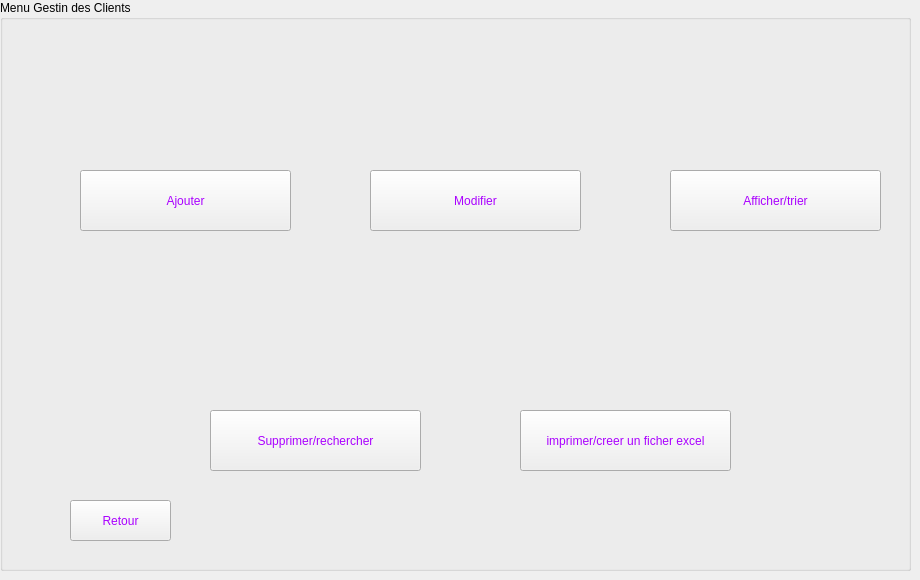
    <widget class="QWidget" name="menu_compte_dd">
     <widget class="QGroupBox" name="groupBox_9">
      <property name="geometry">
       <rect>
        <x>0</x>
        <y>0</y>
        <width>911</width>
        <height>571</height>
       </rect>
      </property>
      <property name="title">
       <string>Menu Gestin des Clients</string>
      </property>
      <widget class="QLabel" name="label_57">
       <property name="geometry">
        <rect>
         <x>160</x>
         <y>40</y>
         <width>111</width>
         <height>101</height>
        </rect>
       </property>
       <property name="text">
        <string/>
       </property>
       <property name="pixmap">
        <pixmap>../ajouterr.png</pixmap>
       </property>
      </widget>
      <widget class="QLabel" name="label_58">
       <property name="geometry">
        <rect>
         <x>330</x>
         <y>40</y>
         <width>111</width>
         <height>101</height>
        </rect>
       </property>
       <property name="text">
        <string/>
       </property>
       <property name="pixmap">
        <pixmap>../aficherrr.png</pixmap>
       </property>
      </widget>
      <widget class="QLabel" name="label_59">
       <property name="geometry">
        <rect>
         <x>830</x>
         <y>370</y>
         <width>121</width>
         <height>191</height>
        </rect>
       </property>
       <property name="text">
        <string/>
       </property>
       <property name="pixmap">
        <pixmap>../logoo.png</pixmap>
       </property>
      </widget>
      <widget class="QLabel" name="label_60">
       <property name="geometry">
        <rect>
         <x>680</x>
         <y>40</y>
         <width>91</width>
         <height>101</height>
        </rect>
       </property>
       <property name="text">
        <string/>
       </property>
       <property name="pixmap">
        <pixmap>../modifff.png</pixmap>
       </property>
      </widget>
      <widget class="QPushButton" name="pb_demande_retour">
       <property name="geometry">
        <rect>
         <x>70</x>
         <y>500</y>
         <width>101</width>
         <height>41</height>
        </rect>
       </property>
       <property name="styleSheet">
        <string notr="true">color: rgb(170, 0, 255);</string>
       </property>
       <property name="text">
        <string>Retour</string>
       </property>
      </widget>
      <widget class="QLabel" name="label_62">
       <property name="geometry">
        <rect>
         <x>-50</x>
         <y>-10</y>
         <width>1031</width>
         <height>581</height>
        </rect>
       </property>
       <property name="text">
        <string/>
       </property>
       <property name="pixmap">
        <pixmap>../bgg.png</pixmap>
       </property>
      </widget>
      <widget class="QPushButton" name="pb_demande_ajouter">
       <property name="geometry">
        <rect>
         <x>80</x>
         <y>170</y>
         <width>211</width>
         <height>61</height>
        </rect>
       </property>
       <property name="styleSheet">
        <string notr="true">color: rgb(170, 0, 255);</string>
       </property>
       <property name="text">
        <string>Ajouter</string>
       </property>
      </widget>
      <widget class="QPushButton" name="pb_demande_modifier">
       <property name="geometry">
        <rect>
         <x>370</x>
         <y>170</y>
         <width>211</width>
         <height>61</height>
        </rect>
       </property>
       <property name="styleSheet">
        <string notr="true">color: rgb(170, 0, 255);</string>
       </property>
       <property name="text">
        <string>Modifier</string>
       </property>
      </widget>
      <widget class="QPushButton" name="pb_demande_rechercher">
       <property name="geometry">
        <rect>
         <x>210</x>
         <y>410</y>
         <width>211</width>
         <height>61</height>
        </rect>
       </property>
       <property name="styleSheet">
        <string notr="true">color: rgb(170, 0, 255);</string>
       </property>
       <property name="text">
        <string>Supprimer/rechercher</string>
       </property>
      </widget>
      <widget class="QPushButton" name="pb_demande_imprimer">
       <property name="geometry">
        <rect>
         <x>520</x>
         <y>410</y>
         <width>211</width>
         <height>61</height>
        </rect>
       </property>
       <property name="styleSheet">
        <string notr="true">color: rgb(170, 0, 255);</string>
       </property>
       <property name="text">
        <string>imprimer/creer un ficher excel</string>
       </property>
      </widget>
      <widget class="QPushButton" name="pb_demande_afficher">
       <property name="geometry">
        <rect>
         <x>670</x>
         <y>170</y>
         <width>211</width>
         <height>61</height>
        </rect>
       </property>
       <property name="styleSheet">
        <string notr="true">color: rgb(170, 0, 255);</string>
       </property>
       <property name="text">
        <string>Afficher/trier</string>
       </property>
      </widget>
      <widget class="QLabel" name="label_63">
       <property name="geometry">
        <rect>
         <x>570</x>
         <y>290</y>
         <width>121</width>
         <height>111</height>
        </rect>
       </property>
       <property name="text">
        <string/>
       </property>
       <property name="pixmap">
        <pixmap>Nouveau dossier/excel.png</pixmap>
       </property>
      </widget>
      <widget class="QLabel" name="label_50">
       <property name="geometry">
        <rect>
         <x>240</x>
         <y>280</y>
         <width>151</width>
         <height>121</height>
        </rect>
       </property>
       <property name="text">
        <string/>
       </property>
       <property name="pixmap">
        <pixmap>Nouveau dossier/recherche.png</pixmap>
       </property>
      </widget>
      <widget class="QLabel" name="label_56">
       <property name="geometry">
        <rect>
         <x>120</x>
         <y>60</y>
         <width>121</width>
         <height>101</height>
        </rect>
       </property>
       <property name="text">
        <string/>
       </property>
       <property name="pixmap">
        <pixmap>Nouveau dossier/ajouter.png</pixmap>
       </property>
      </widget>
      <widget class="QLabel" name="label_54">
       <property name="geometry">
        <rect>
         <x>730</x>
         <y>50</y>
         <width>111</width>
         <height>121</height>
        </rect>
       </property>
       <property name="text">
        <string/>
       </property>
       <property name="pixmap">
        <pixmap>Nouveau dossier/afficher1.png</pixmap>
       </property>
      </widget>
      <widget class="QLabel" name="label_52">
       <property name="geometry">
        <rect>
         <x>420</x>
         <y>60</y>
         <width>141</width>
         <height>101</height>
        </rect>
       </property>
       <property name="text">
        <string/>
       </property>
       <property name="pixmap">
        <pixmap>Nouveau dossier/modifier.png</pixmap>
       </property>
      </widget>
      <zorder>label_62</zorder>
      <zorder>label_57</zorder>
      <zorder>label_58</zorder>
      <zorder>label_59</zorder>
      <zorder>label_60</zorder>
      <zorder>pb_demande_retour</zorder>
      <zorder>pb_demande_ajouter</zorder>
      <zorder>pb_demande_modifier</zorder>
      <zorder>pb_demande_rechercher</zorder>
      <zorder>pb_demande_imprimer</zorder>
      <zorder>pb_demande_afficher</zorder>
      <zorder>label_63</zorder>
      <zorder>label_50</zorder>
      <zorder>label_56</zorder>
      <zorder>label_54</zorder>
      <zorder>label_52</zorder>
     </widget>
    </widget>
